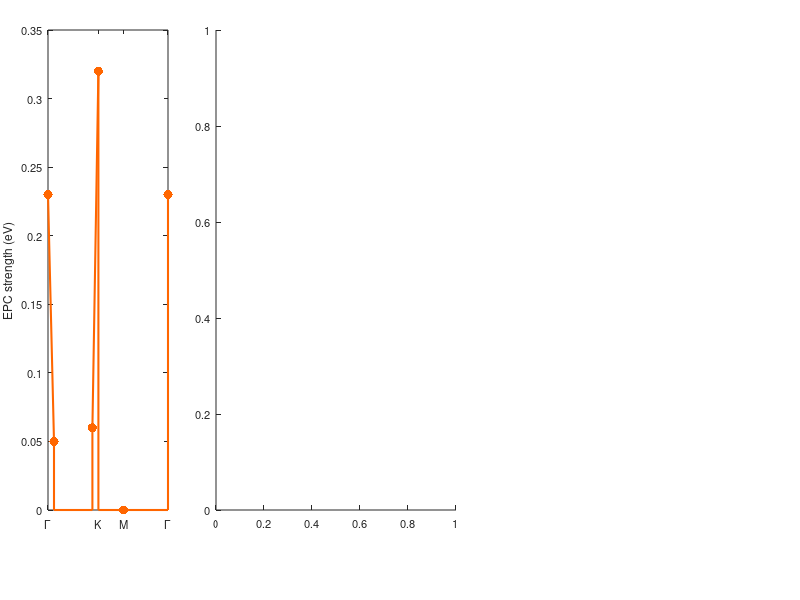

Recreate this plot in MATLAB. (Note: this script raises an error after producing the figure.)
set(0, 'defaultaxesfontsize', 8, 'defaulttextfontsize', 8)
figure(3, 'position', [0 0 1000 400])
colours_pi = autumn(6);

% Plot EPC dispersion

subplot('Position', [0.06 0.15 0.15 0.8])
hold on
plot([0 0.05 0.05 0.37 0.37 0.37 0.42 0.42 0.63 1 1], [0.23 0.05 0 0 0 0.06 0.32 0 0 0 0.23], '-', 'Color', colours_pi(3, :), 'Linewidth', 1.5)
plot([0 0.05 0.37 0.42 0.63 1], [0.23 0.05 0.06 0.32 0 0.23], '.', 'Color', colours_pi(3, :), 'MarkerSize', 20)
hold off
ylabel('EPC strength (eV)')
xticks([0 0.42 0.63 1])
xticklabels({'\Gamma' 'K' 'M' '\Gamma'})
box on

% Plot resonance fit

subplot('Position', [0.27 0.15 0.3 0.8])
hold on
data_tmp = importdata('pi*/285.6eV.txt', ' ');
errorbar(data_tmp(:, 1), data_tmp(:, 2) / 170, data_tmp(:, 3) / 170, 'k.')
data_tmp = importdata('pi*/285.6eV_calc.txt', ' ');
plot(data_tmp(:, 1), data_tmp(:, 2) / max(data_tmp(:, 2)), '-', 'Color', colours_pi(3, :), 'LineWidth', 2)
plot([0.13 0.13 0.18 0.18 0.18 0.24 0.24], [0.9 0.95 0.95 1 0.95 0.95 0.9], 'k-')
text(0.18, 1.04, '1-phonon', "horizontalalignment", "center")
plot([0.28 0.28 0.36 0.36 0.36 0.44 0.44], [1 1.05 1.05 1.1 1.05 1.05 1], 'k-')
text(0.36, 1.14, '2-phonon', "horizontalalignment", "center")
plot([0.44 0.44 0.57 0.57 0.57 0.64 0.64], [0.9 0.95 0.95 1 0.95 0.95 0.9], 'k-')
text(0.57, 1.04, '3-phonon', "horizontalalignment", "center")
plot([0.6 0.6 0.78 0.78 0.78 0.84 0.84], [0.8 0.85 0.85 0.9 0.85 0.85 0.8], 'k-')
text(0.78, 0.94, '4-phonon', "horizontalalignment", "center")
text(0.75, 1.1, '285.6 eV', "horizontalalignment", "center")
hold off
xlim([0.08 0.88])
ylim([0 1.2])
xticks(0:0.1:0.8)
xlabel('Energy loss (eV)')
ylabel('Normalized intensity')
box on

% Plot energy dependence

subplot('Position', [0.65 0.15 0.05 0.8])
hold on
data_tmp = importdata('pi*/XAS.txt', ' ');
plot(data_tmp(:, 2), data_tmp(:, 1), 'k-', 'LineWidth', 1)
annotation('arrow', [0.7 0.68], [0.15 0.15], 'Color', colours_pi(1, :), 'LineWidth', 2)
annotation('arrow', [0.7 0.666], [0.31 0.31], 'Color', colours_pi(2, :), 'LineWidth', 2)
annotation('arrow', [0.7 0.656], [0.47 0.47], 'Color', colours_pi(3, :), 'LineWidth', 2)
annotation('arrow', [0.7 0.657], [0.63 0.63], 'Color', colours_pi(4, :), 'LineWidth', 2)
annotation('arrow', [0.7 0.678], [0.79 0.79], 'Color', colours_pi(5, :), 'LineWidth', 2)
hold off
xlim([0.9 1.8])
ylim([285.2 286.2])
xlabel('XAS')
ylabel('Incident energy (eV)')
xticks([])
box on
set(gca, 'XDir', 'reverse')

norm_tmp = [140 180 170 210 350];

subplot('Position', [0.701 0.15 0.25 0.8])
hold on
for i = 1:5
    data_tmp = importdata(['pi*/' num2str(285 + 0.2 * i, '%.1f') 'eV.txt'], ' ');
    errorbar(data_tmp(:, 1), data_tmp(:, 2) / norm_tmp(i) + i, data_tmp(:, 3) / norm_tmp(i), 'k.')
    data_tmp = importdata(['pi*/' num2str(285 + 0.2 * i, '%.1f') 'eV_calc.txt'], ' ');
    plot(data_tmp(:, 1), data_tmp(:, 2) / max(data_tmp(:, 2)) + i, '-', 'Color', colours_pi(i, :), 'Linewidth', 2)
end
hold off
xlim([0.08 0.88])
ylim([1 6])
xlabel('Energy loss (eV)')
ylabel('Normalized intensity', 'Position', [0.9 3.3], 'Rotation', 270)
yticks([])
box on

print('Fig3.pdf', '-dpdf', '-S1000,400')
